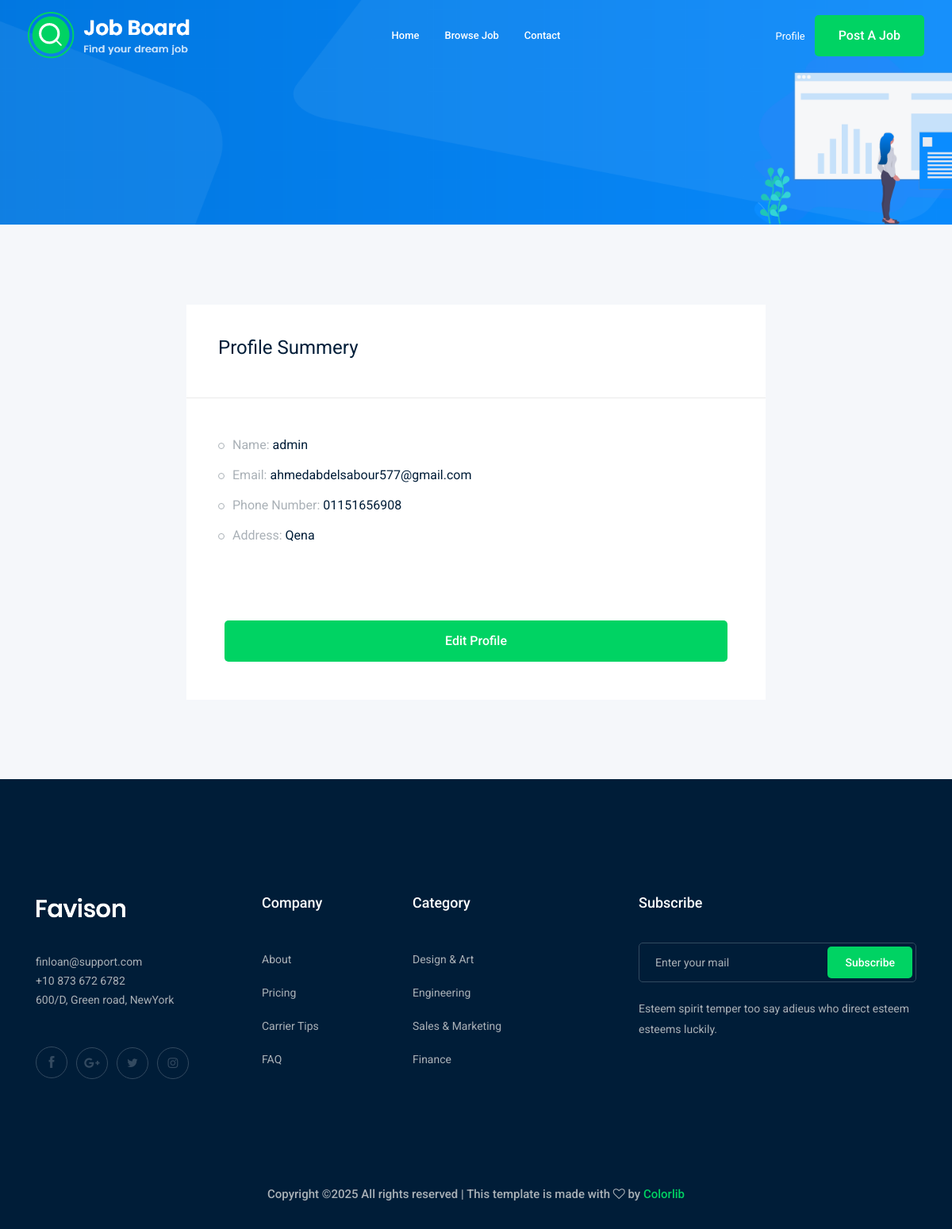
/accounts/profile/ (signed in), run on the app's committed database.
### accounts/models.py (models this page shows, shortened)
class Profile(models.Model):
    user = models.OneToOneField(User, on_delete=models.CASCADE)
    city = models.ForeignKey('City',on_delete=models.CASCADE,null=True,blank=True)
    phone_num = models.CharField(max_length=15)
    image = models.ImageField(upload_to="profile")

class City(models.Model):
    name = models.CharField(max_length=50)
    def __str__(self):
        return self.name

### accounts/views.py (the view)
# urls.py: path('profile/',views.profile ,name='profile'),
def profile(request):
    profile = Profile.objects.get(user=request.user)
    return render(request,'accounts/profile.html',{'profile':profile})

### accounts/templates/accounts/profile.html (shortened to what this page needs)
{% extends "base.html" %}
{% load bootstrap4 %}
{% block body %}
    <div class="bradcam_area bradcam_bg_1">
    </div>
    <div class="job_details_area">
        <div class="container">
            <div class="row">
                <div class="col-lg-8 mx-auto">
                    <div class="job_sumary">
                        <div class="summery_header">
                            <h3>Profile Summery</h3>
                        </div>
                        <div class="job_content">
                            <ul>
                                <li>Name: <span>{{profile.user}}</span></li>
                                <li>Email: <span>{{profile.user.email}}</span></li>
                                <li>Phone Number: <span>{{profile.phone_num}}</span></li>
                                <li>Address: <span>{{profile.city}}</span></li>
                            </ul>
                        </div>
                        <div class="p-5">
                        <a class="boxed-btn3 w-100"  href="{% url 'accounts:profile_edit' %}">Edit Profile</a>                    </div>
                       </div>
                    </div>
            </div>
        </div>
    </div>
{% endblock body %}

### data on the page
Profile: user "admin", user.email "ahmedabdelsabour577@gmail.com", phone_num "01151656908", city "Qena"
